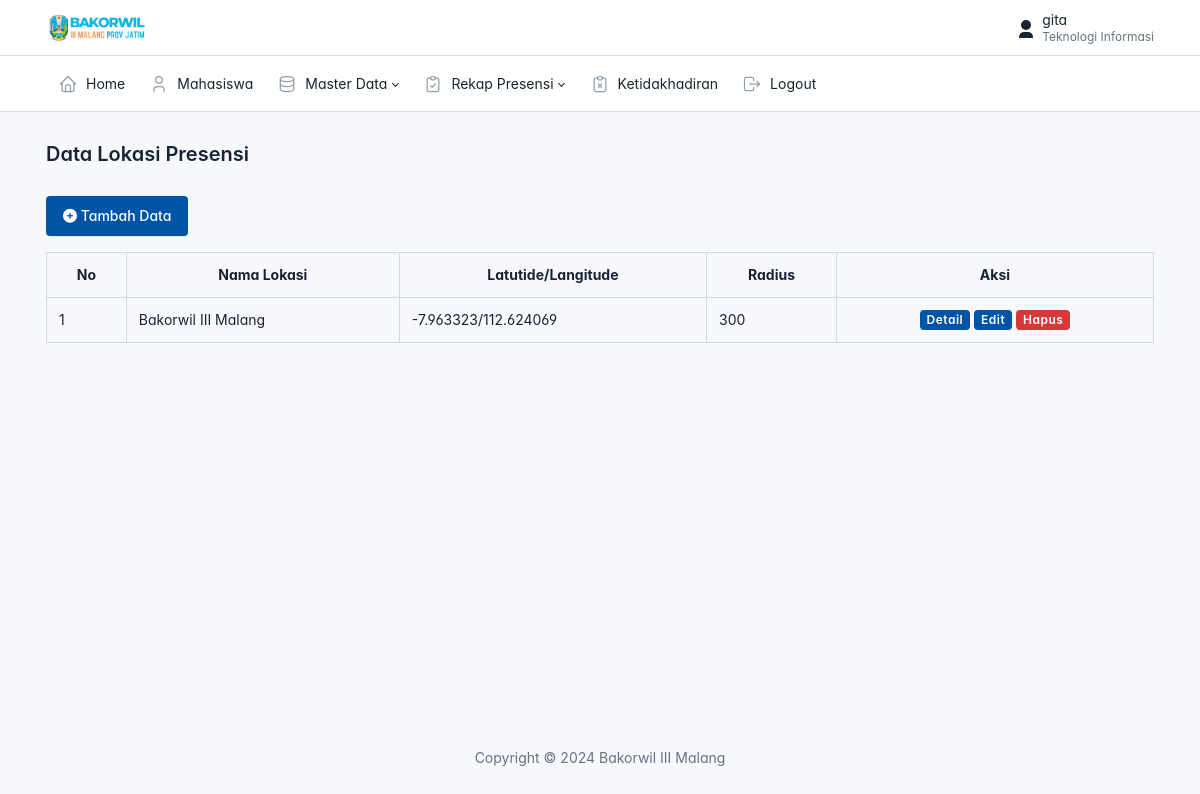
/admin/data_lokasi_presensi/lokasi_presensi.php (signed in), run on the app's committed database.
### tables this page shows
CREATE TABLE `lokasi_presensi` (
  `id` int(11) NOT NULL,
  `nama_lokasi` varchar(225) NOT NULL,
  `latitude` varchar(50) NOT NULL,
  `longitude` varchar(50) NOT NULL,
  `radius` int(11) NOT NULL,
  `zona_waktu` varchar(4) NOT NULL,
  `jam_masuk` time NOT NULL,
  `jam_pulang` time NOT NULL
);

### config.php (called while the page is built, shortened)
<?php
function base_url($url = null)
{
    $base_url = 'http://localhost/presensi';
    if($url != null) {
        return $base_url . '/'.$url;
    } else {
        return $base_url;
    }
}

### admin/data_lokasi_presensi/lokasi_presensi.php (the view, shortened to what this page needs)
<?php
include('../layout/header.php');
require_once('../../config.php');
$result = mysqli_query($connection, "SELECT * FROM lokasi_presensi ORDER BY id DESC");
?>
        <div class="page-body">
          <div class="container-xl">
          <a href="<?= base_url('admin/data_lokasi_presensi/tambah.php') ?>" class="btn btn-primary"><span class="text"><i class="fa-solid fa-circle-plus"></i> Tambah Data</span></a>
          <table class="table table-bordered mt-3">
            <tr class="text-center">
                <th>No</th>
                <th>Nama Lokasi</th>
                <th>Latutide/Langitude</th>
                <th>Radius</th>
                <th>Aksi</th>
            </tr>
            <?php if(mysqli_num_rows($result) === 0) { ?>
                <tr>
                    <td colspan="3">Data kosong, silahkan tambahkan data baru</td>
                </tr>
                <?php } else { ?>
                    <?php $no = 1;
                        while($lokasi = mysqli_fetch_array($result)) :?>
                            <tr>
                                <td><?= $no++ ?></td>
                                <td><?= $lokasi['nama_lokasi'] ?></td>
                                <td><?= $lokasi['latitude'] . '/' . $lokasi['longitude'] ?></td>
                                <td><?= $lokasi['radius'] ?></td>
                                <td class="text-center">
                                    <a href="<?= base_url('admin/data_lokasi_presensi/detail.php?id='.$lokasi['id']) ?>" class="badge bg-primary">Detail</a>
                                    <a href="<?= base_url('admin/data_lokasi_presensi/edit.php?id='.$lokasi['id']) ?>" class="badge bg-primary">Edit</a>
                                    <a href="<?= base_url('admin/data_lokasi_presensi/hapus.php?id='.$lokasi['id']) ?>" class="badge bg-danger tombol-hapus">Hapus</a>
                                </td>
                            </tr>
                        <?php endwhile ?>
                    <?php } ?>
                </table>
            </div>
        </div>
    <?php include('../layout/footer.php') ?>

### admin/layout/header.php (style rules this page uses)
:root { --tblr-font-sans-serif: 'Inter Var', -apple-system, BlinkMacSystemFont, San Francisco, Segoe UI, Roboto, Helvetica Neue, sans-serif; }
body { font-feature-settings: "cv03", "cv04", "cv11"; }

### data on the page
lokasi_presensi: nama_lokasi "Bakorwil III Malang", latitude "-7.963323", longitude "112.624069", radius "300"

### other printed values
$_SESSION['nama'] "gita"
$_SESSION['jurusan'] "Teknologi Informasi"
$judul "Data Lokasi Presensi"
